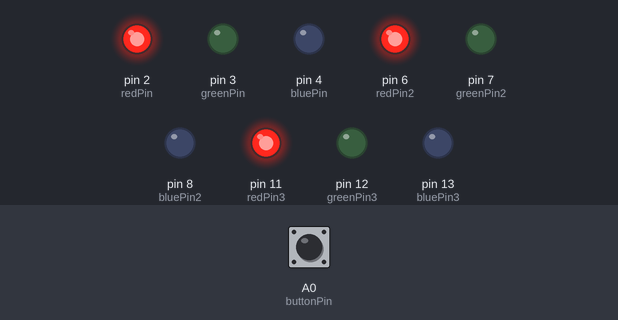
Simulated run of this program. Board: Arduino Uno, built with avr-gcc and run on an emulated ATmega328P. Parts: output pins drawn as LEDs (lit = HIGH). Dashed ring = blinking. Inputs (shaded band) come from the test bench; at power-on: A0 (buttonPin) LOW.

Above: at 1.2 s.
1.3 s: A0 (buttonPin) pulled HIGH for 1 s
At 3.3 s:
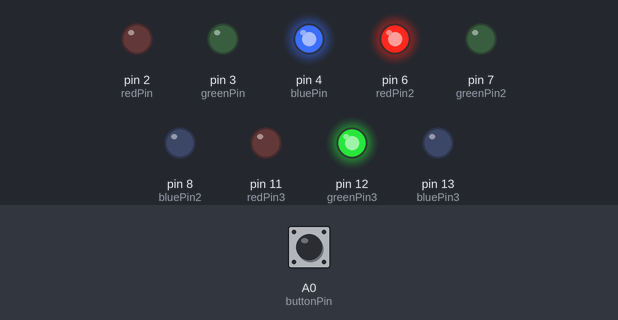
3.9 s: A0 (buttonPin) pulled HIGH for 0.25 s
At 4.7 s:
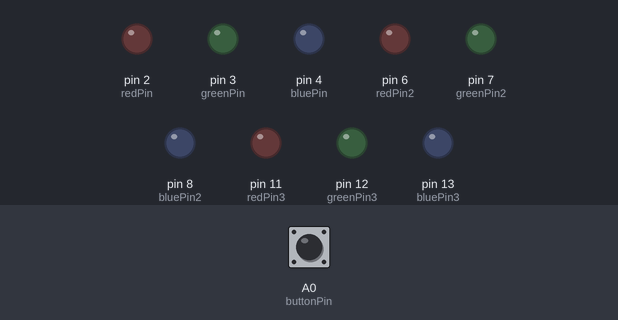
5.7 s: A0 (buttonPin) pulled HIGH for 3.2 s
At 9.6 s:
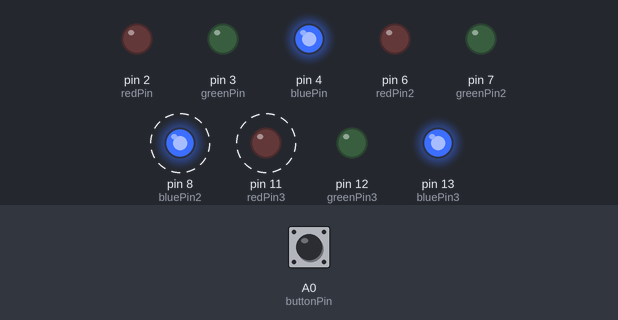
Timing chart, 0 to 11.1 s (numbered marks = the images above; inputs shaded):
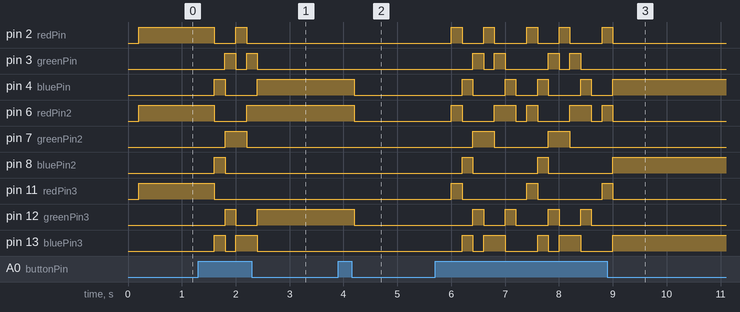

The program:

main.cpp
```cpp
#include <Arduino.h>
/*
project to have a few RBG leds on a balance bike and User would control them using a push button switch.
*/

// define the pins for the RGB leds
//first led
byte redPin = 2;
byte greenPin = 3;
byte bluePin = 4;
//second led
byte redPin2 = 6;
byte greenPin2 = 7;
byte bluePin2 = 8;
//third led
byte redPin3 = 11;
byte greenPin3 = 12;
byte bluePin3 = 13;
//pins for the push button. Will use a pull down resistor
byte buttonPin = A0;
// state 1 is RED, state 2 is BLUE, state 3 is GREEN. will start with Red
int state = 1;
int pushButtonState = 0;
// time from the begining of the loop
int time = 0;

void setup() {
  pinMode(redPin, OUTPUT);
  pinMode(greenPin, OUTPUT);
  pinMode(bluePin, OUTPUT);
  pinMode(redPin2, OUTPUT);
  pinMode(greenPin2, OUTPUT);
  pinMode(bluePin2, OUTPUT);
  pinMode(redPin3, OUTPUT);
  pinMode(greenPin3, OUTPUT);
  pinMode(bluePin3, OUTPUT);

  pinMode(buttonPin, INPUT);
}

void loop() {
  time = millis();
  // after 20 seconds, do nothing
  if (time > 20000) {
    state = 0;//do nothing since we dont have a case for state 0 below
  }
  // read the state of the push button
  pushButtonState = digitalRead(buttonPin);
  delay(200);
  // if the button is pressed, change the state of the leds
  if (pushButtonState == HIGH) {
    state++;
    if (state > 7) {
      state = 1;
    }
  }
  // change the color of the leds based on the state
  switch (state) {
    case 1:
      //turn on the first led RED
      digitalWrite(redPin, HIGH);
      digitalWrite(greenPin, LOW);
      digitalWrite(bluePin, LOW);
      //turn on the second led RED
      digitalWrite(redPin2, HIGH);
      digitalWrite(greenPin2, LOW);
      digitalWrite(bluePin2, LOW);
      //turn on the third led RED
      digitalWrite(redPin3, HIGH);
      digitalWrite(greenPin3, LOW);
      digitalWrite(bluePin3, LOW);
      break;
    case 2:
      //turn on the first led BLUE
      digitalWrite(redPin, LOW);
      digitalWrite(greenPin, LOW);
      digitalWrite(bluePin, HIGH);
      //turn on the second led BLUE
      digitalWrite(redPin2, LOW);
      digitalWrite(greenPin2, LOW);
      digitalWrite(bluePin2, HIGH);
      //turn on the third led BLUE
      digitalWrite(redPin3, LOW);
      digitalWrite(greenPin3, LOW);
      digitalWrite(bluePin3, HIGH);
      break;
    case 3:
      //turn on the first led GREEN
      digitalWrite(redPin, LOW);
      digitalWrite(greenPin, HIGH);
      digitalWrite(bluePin, LOW);
      //turn on the second led GREEN
      digitalWrite(redPin2, LOW);
      digitalWrite(greenPin2, HIGH);
      digitalWrite(bluePin2, LOW);
      //turn on the third led GREEN
      digitalWrite(redPin3, LOW);
      digitalWrite(greenPin3, HIGH);
      digitalWrite(bluePin3, LOW);
      break;
    case 4:
      //do a colorful chase
      digitalWrite(redPin, HIGH);
      digitalWrite(greenPin, LOW);
      digitalWrite(bluePin, LOW);
      digitalWrite(redPin2, LOW);
      digitalWrite(greenPin2, HIGH);
      digitalWrite(bluePin2, LOW);
      digitalWrite(redPin3, LOW);
      digitalWrite(greenPin3, LOW);
      digitalWrite(bluePin3, HIGH);
      break;
    case 5:
      //do a colorful chase 2
      digitalWrite(redPin, LOW);
      digitalWrite(greenPin, HIGH);
      digitalWrite(bluePin, LOW);
      digitalWrite(redPin2, HIGH);
      digitalWrite(greenPin2, LOW);
      digitalWrite(bluePin2, LOW);
      digitalWrite(redPin3, LOW);
      digitalWrite(greenPin3, LOW);
      digitalWrite(bluePin3, HIGH);
      break;
    case 6:
      //do a colorful chase 3
      digitalWrite(redPin, LOW);
      digitalWrite(greenPin, LOW);
      digitalWrite(bluePin, HIGH);
      digitalWrite(redPin2, HIGH);
      digitalWrite(greenPin2, LOW);
      digitalWrite(bluePin2, LOW);
      digitalWrite(redPin3, LOW);
      digitalWrite(greenPin3, HIGH);
      digitalWrite(bluePin3, LOW);
      break;
    case 7:
      //turn off all the leds
      digitalWrite(redPin, LOW);
      digitalWrite(greenPin, LOW);
      digitalWrite(bluePin, LOW);
      digitalWrite(redPin2, LOW);
      digitalWrite(greenPin2, LOW);
      digitalWrite(bluePin2, LOW);
      digitalWrite(redPin3, LOW);
      digitalWrite(greenPin3, LOW);
      digitalWrite(bluePin3, LOW);
      break;
  }
}
```

Measured:
- after the input at 1.3 s, pin 2 (redPin): HIGH → LOW after 0.30 s, → HIGH 0.40 s later, → LOW 0.20 s later; pin 3 (greenPin): alternates HIGH for 0.20 s and LOW for 0.20 s, 4 changes in all, then stays LOW, starting after 0.50 s
- after the input at 3.9 s, pin 4 (bluePin), pin 6 (redPin2), pin 12 (greenPin3): HIGH → LOW after 0.30 s
- after the input at 5.7 s, pin 2 (redPin): LOW → HIGH after 0.30 s, then repeats every 1.4 s: LOW 0.40 s, HIGH 0.20 s, LOW 0.60 s, HIGH 0.20 s, until it stays LOW from 9.0 s; pin 3 (greenPin): LOW → HIGH after 0.70 s, → LOW 0.20 s later, → HIGH 0.20 s later, → LOW 0.20 s later, … (8 changes in this stretch)
